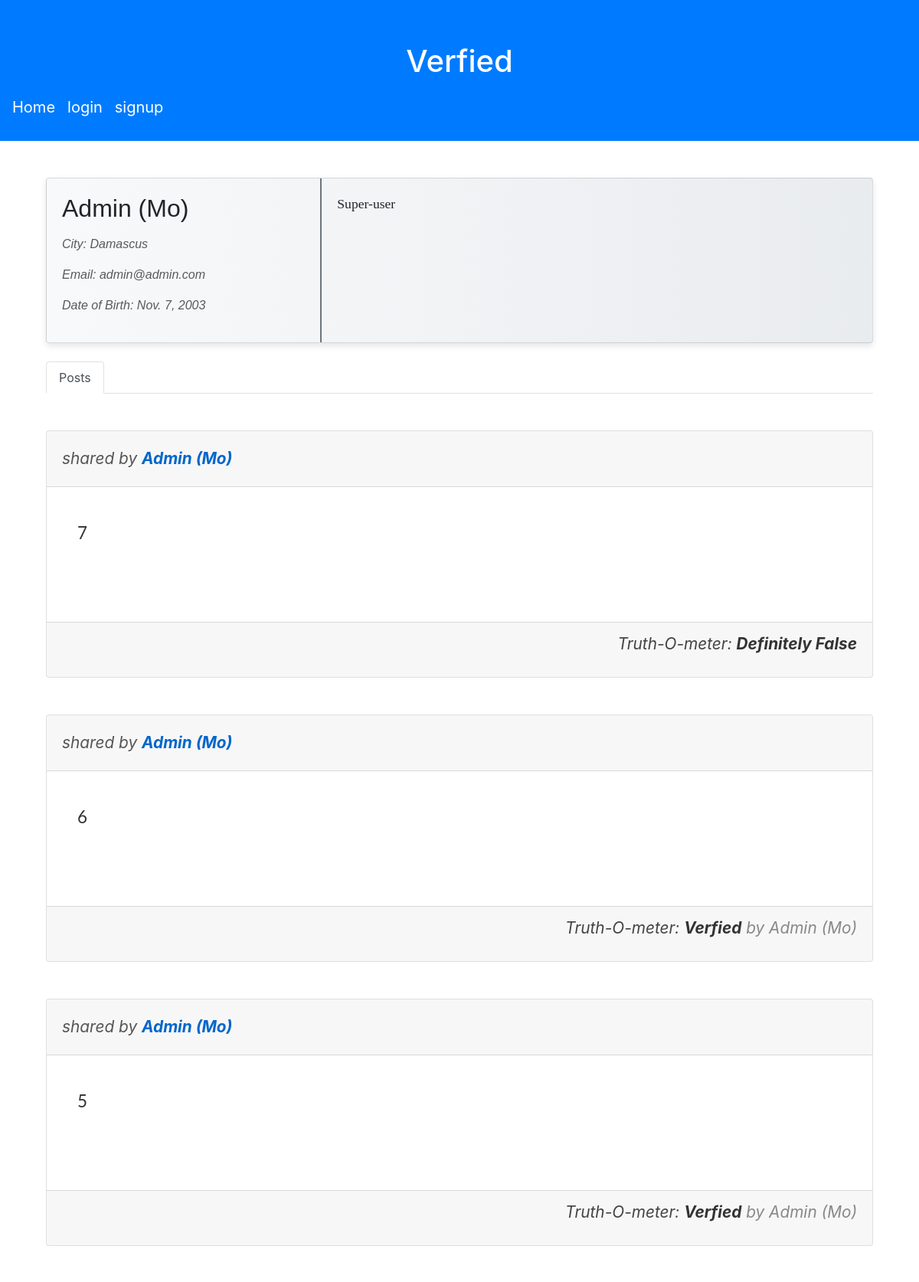
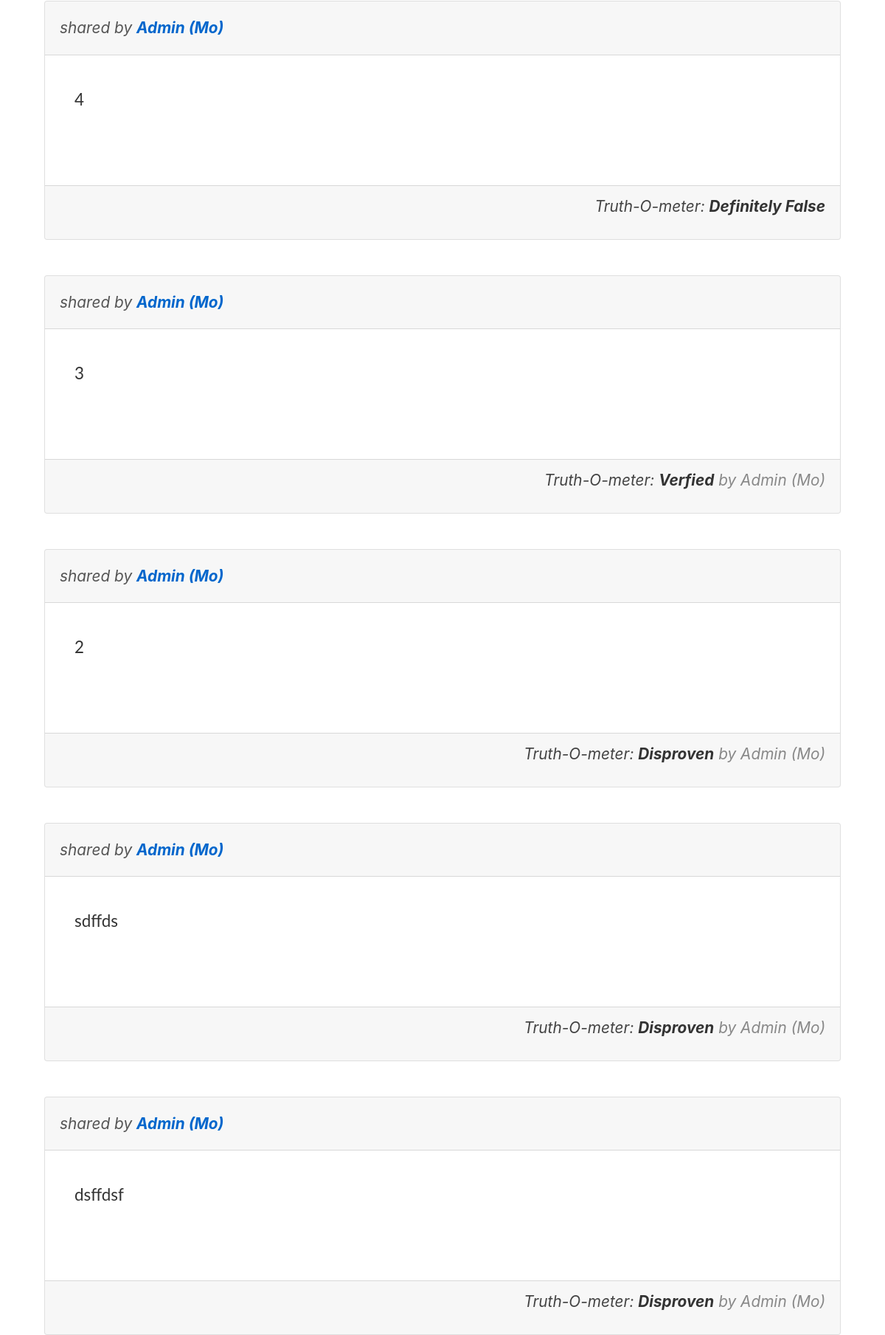
The app's page /account/2/details (upper part) with its own data (2 pictures, top to bottom).
### mainapp/models.py (models this page shows, shortened)
class Account(models.Model):
    user = models.OneToOneField(CustomUser, on_delete=models.CASCADE, primary_key=True)
    first_name = models.CharField("First Name", max_length=100)
    last_name = models.CharField("Last Name", max_length=100)
    date_of_birth = models.DateField("Date Of Birth",)
    gender = models.CharField("Gender", max_length=8, choices=[("MALE", "MALE"), ("FEMALE", "FEMALE")])
    city = models.CharField("City", max_length=50)
    bio = models.TextField("Bio", max_length=1000)
    last_api_call = models.DateTimeField(null=True, blank=True)
    def __str__(self):
        return self.first_name + " " + self.last_name
    def get_absolute_url(self):
        return reverse("account_detail", kwargs={"pk": self.pk})

class CustomUser(AbstractUser):
    username = None
    first_name = None
    last_name = None
    email = models.EmailField("email_address", unique=True)
    is_trusted = models.BooleanField(default=False)
    USERNAME_FIELD = "email"
    REQUIRED_FIELDS = []
    objects = CustomUserManager()

class Post(models.Model):
    post_id = models.BigAutoField("Post id",primary_key=True)
    account = models.ForeignKey(Account, on_delete=models.CASCADE,related_name="account")
    post_text = models.TextField("Post Text", max_length=5000)
    true_prob = models.FloatField("Prop",default = -1)
    status = models.CharField(max_length=1000,default="Processing..")
    checker = models.ForeignKey(Account,null=True, blank=True,on_delete=models.SET_NULL,related_name="checker")
    created_at = models.DateTimeField("Created at", auto_now_add = True)
    updated_at = models.DateTimeField("Updated at", auto_now = True)
    class Meta:
        verbose_name = "Post"
        ordering = ["-post_id"]
    def get_relative_time(self):
        now = datetime.now()
        past_date = self.created_at
        relative_time = DateTimeUtils.relative_datetime(past_date)[0]
        ago = " ago"
        if relative_time == "just now":
            ago =""
        return relative_time+ago

### mainapp/views/account.py (the view)
def profile_view(request, pk):
    account = Account.objects.get(user_id=pk)
    nav = request.GET.get('nav', 'posts')
    if nav == 'approved':
        post_list = Post.objects.filter(checker=account, status="Verfied")
    elif nav == 'disapproved':
        post_list = Post.objects.filter(checker=account, status="Disproven")
    else:
        post_list = Post.objects.filter(account=account)
    paginator = Paginator(post_list, 10)  # Show 10 posts per page
    page_number = request.GET.get('page')
    page_obj = paginator.get_page(page_number)
    if request.headers.get('x-requested-with') == 'XMLHttpRequest':
        context = {'page_obj': page_obj}
        return render(request, 'mainapp/post/_posts_section.html', context)
    context = {
        'account': account,
        'page_obj': page_obj,
    }
    return render(request, 'mainapp/account/account_details.html', context)

### mainapp/templates/mainapp/account/account_details.html (shortened to what this page needs)
{% extends "base.html" %}
{% load static %}
{% block style %}
<link rel="stylesheet" type="text/css" href="{% static 'mainapp/css/pagenation.css' %}">
<link rel="stylesheet" type="text/css" href="{% static 'mainapp/css/profile_card.css' %}">
<link rel="stylesheet" type="text/css" href="{% static 'mainapp/css/post_card.css' %}">
{% endblock style %}
{% block content %}
<div class="container mt-4">
    {% include 'mainapp/account/_profile_card.html' %}
    <ul class="nav nav-tabs mt-4">
        <li class="nav-item">
            <a class="nav-link {% if not request.GET.nav or request.GET.nav == 'posts' %}active{% endif %}" href="?nav=posts">Posts</a>
        </li>
    </ul>
    <div id="posts-container" class="mt-4">
        {% include 'mainapp/post/_posts_section.html' %}
    </div>
</div>
{% endblock %}

### mainapp/templates/mainapp/account/_profile_card.html
<div class="card profile-card">
    <div class="row no-gutters">
        <div class="col-md-4 details">
            <div class="card-body">
                <h3 class="full-name">{{ account.first_name }} {{ account.last_name }}</h3>
                <p><em>City: {{ account.city }}</em></p>
                <p><em>Email: {{ account.user.email }}</em></p>
                <p><em>Date of Birth: {{ account.date_of_birth }}</em></p>
            </div>
        </div>
        <div class="col-md-8">
            <div class="card-body bio">
                <p>{{ account.bio }}</p>
            </div>
        </div>
    </div>
</div>

### mainapp/templates/mainapp/post/_post_card.html (shortened to what this page needs)
<div class="card mt-5" id="post-card-{{post.post_id}}">
    <div class="card-header card-author">
        <div>
            <span class="card-title ">shared by
                <a href="{{ post.account.get_absolute_url }}" class="post-author">
                    {{ post.account.first_name }} {{ post.account.last_name }}
                </a>
            </span>
        </div>
    </div>
    <p class="card-text post-body">
        <span class="post-summary">{{ post.post_text|linebreaksbr }}</span>
        <br><a href="javascript:void(0);" class="see-more">Show more.. </i></a>
    </p>
    <div class="card-footer text-body-secondary">
        <div class="status card-author" id="post-statue-{{post.post_id}}">
                <p id="post-status" style="font-style: italic; color: #444;">
                    Truth-O-meter: <span style="font-weight: bold; color: #333;">{{ post.status }}</span>
                    {% if post.checker %}
                        <span style="color: #888;"> by <a id="checker-link" href="{{post.checker.get_absolute_url}}">{{ post.checker }}</a></span>
                    {% endif %}
                </p>
        </div>
    </div>
</div>

### mainapp/static/mainapp/css/profile_card.css (style rules this page uses)
.profile-card { background: linear-gradient(to right, #f8f9fa, #e9ecef); box-shadow: 0 4px 8px rgba(0, 0, 0, 0.1); font-family: Arial, sans-serif; }
.profile-card .details { border-right: 2px solid #6c757d; }
.profile-card .details p { color: #5a5a5a; }
.profile-card .bio { font-family: 'Georgia', serif; font-size: 1.1rem; }
.profile-card .full-name { font-size: 2rem; margin-bottom: 1rem; }

### mainapp/static/mainapp/css/post_card.css (style rules this page uses)
.post-summary { display: -webkit-box; -webkit-box-orient: vertical; -webkit-line-clamp: 5; display: box; box-orient: vertical; line-clamp: 5; overflow: hidden; text-overflow: ellipsis; }
.post-body { transition: all 0.3s ease-in-out; padding: 40px; font-family: 'Lato', sans-serif; border-radius: 8px; font-size: 1.4em; line-height: 1.8; color: #333; }
.card-author { font-style: italic; font-size: 1.3em; color: #555; }
.post-author { font-weight: bold; color: #0066cc; text-decoration: none; }
.status { float: right; }
#checker-link { color: inherit; text-decoration: none; }
.card-header { padding: 20px; display: flex; justify-content: space-between; align-items: center; }
.card-title { margin: 0; }

### records on screen
Account: first_name "Admin", last_name "(Mo)", city "Damascus", user.email "admin@admin.com", date_of_birth "Nov. 7, 2003", bio "Super-user"
Post: account.first_name "Admin", account.last_name "(Mo)", post_text "7", status "Definitely False"
Post: account.first_name "Admin", account.last_name "(Mo)", post_text "6", status "Verfied", checker "Admin (Mo)"
Post: account.first_name "Admin", account.last_name "(Mo)", post_text "5", status "Verfied", checker "Admin (Mo)"
Post: account.first_name "Admin", account.last_name "(Mo)", post_text "4", status "Definitely False"
Post: account.first_name "Admin", account.last_name "(Mo)", post_text "3", status "Verfied", checker "Admin (Mo)"
Post: account.first_name "Admin", account.last_name "(Mo)", post_text "2", status "Disproven", checker "Admin (Mo)"
Post: account.first_name "Admin", account.last_name "(Mo)", post_text "sdffds", status "Disproven", checker "Admin (Mo)"
Post: account.first_name "Admin", account.last_name "(Mo)", post_text "dsffdsf", status "Disproven", checker "Admin (Mo)"
